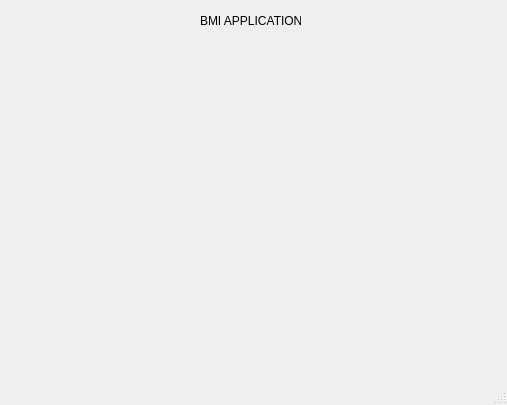
<?xml version="1.0" encoding="UTF-8"?>
<ui version="4.0">
 <class>MainWindow</class>
 <widget class="QMainWindow" name="MainWindow">
  <property name="geometry">
   <rect>
    <x>0</x>
    <y>0</y>
    <width>507</width>
    <height>405</height>
   </rect>
  </property>
  <property name="windowTitle">
   <string>MainWindow</string>
  </property>
  <widget class="QWidget" name="centralwidget">
   <widget class="QLabel" name="label">
    <property name="geometry">
     <rect>
      <x>200</x>
      <y>0</y>
      <width>101</width>
      <height>41</height>
     </rect>
    </property>
    <property name="text">
     <string>BMI APPLICATION</string>
    </property>
   </widget>
  </widget>
  <widget class="QMenuBar" name="menubar">
   <property name="geometry">
    <rect>
     <x>0</x>
     <y>0</y>
     <width>507</width>
     <height>26</height>
    </rect>
   </property>
  </widget>
  <widget class="QStatusBar" name="statusbar"/>
 </widget>
 <resources/>
 <connections/>
</ui>
